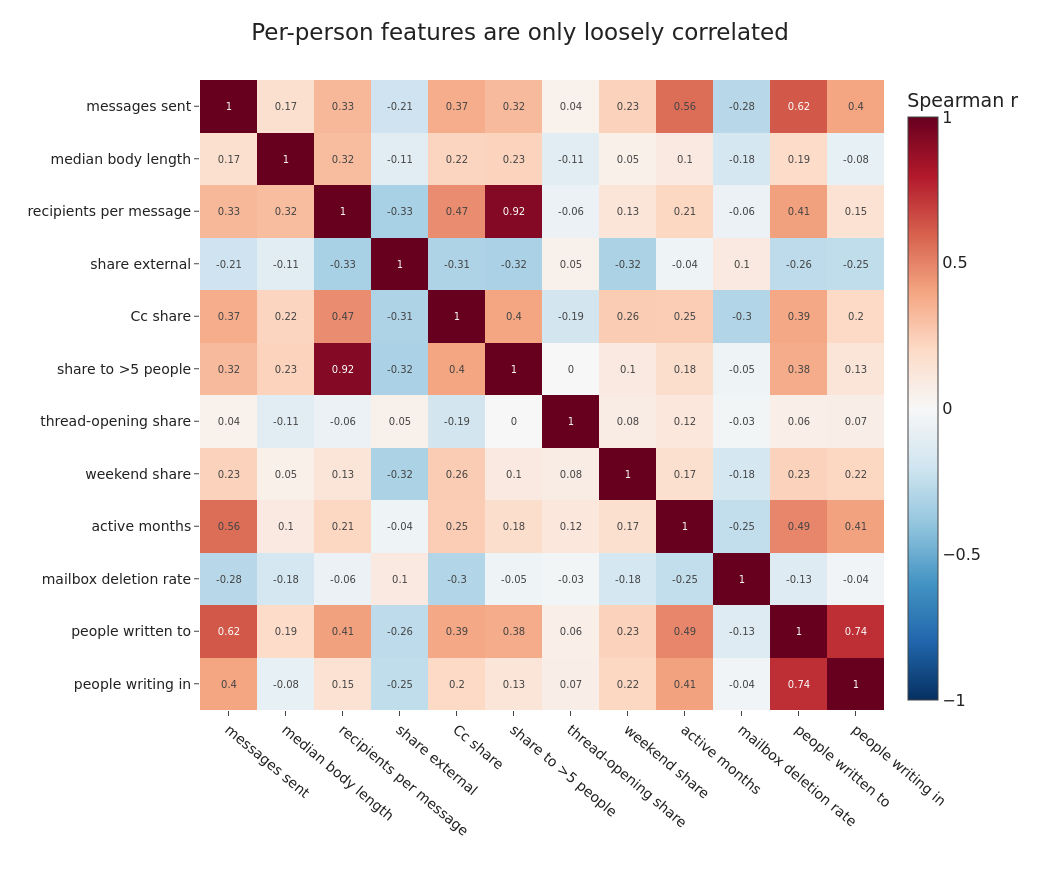

The code cell stored with this chart in its notebook:
### Markdown cell above
### The features are only loosely redundant

Before clustering, a quick look at how the twelve features co-vary. Volume,
reach and degree move together (a person who sends a lot tends to write to and
hear from many people), which is why the counts are log-scaled and standardised
rather than fed in raw. But most pairs are weakly correlated, so the vector is
not secretly one-dimensional and there is real structure for a clustering to
find.

### Code cell
corr = Fraw.rename(columns=PRETTY).corr(method="spearman")
labels = list(corr.columns)
fig = go.Figure(go.Heatmap(
    z=corr.values, x=labels, y=labels, zmin=-1, zmax=1,
    colorscale="RdBu", reversescale=True, zmid=0,
    colorbar=dict(title="Spearman r"),
    text=np.round(corr.values, 2), texttemplate="%{text}", textfont=dict(size=10)))
fig.update_layout(title="Per-person features are only loosely correlated")
fig.update_xaxes(tickangle=40); fig.update_yaxes(autorange="reversed")
save_fig(fig, "p1_feature_correlation.png", w=1040, h=880,
         margin=dict(l=200, r=80, t=80, b=170))

### Figure 1 — Plotly figure (JSON) as saved in the notebook; plotly's stock layout.template omitted (floating-point values rounded to 4 significant figures; data arrays with more than 128 entries replaced by an {"elided": "..."} marker saying what was removed)
{"data": [{"colorbar": {"title": {"text": "Spearman r"}}, "colorscale": [[0.0, "rgb(103,0,31)"], [0.1, "rgb(178,24,43)"], [0.2, "rgb(214,96,77)"], [0.3, "rgb(244,165,130)"], [0.4, "rgb(253,219,199)"], [0.5, "rgb(247,247,247)"], [0.6, "rgb(209,229,240)"], [0.7, "rgb(146,197,222)"], [0.8, "rgb(67,147,195)"], [0.9, "rgb(33,102,172)"], [1.0, "rgb(5,48,97)"]], "reversescale": true, "text": {"elided": "12x12 float values"}, "textfont": {"size": 10}, "texttemplate": "%{text}", "type": "heatmap", "x": ["messages sent", "median body length", "recipients per message", "share external", "Cc share", "share to >5 people", "thread-opening share", "weekend share", "active months", "mailbox deletion rate", "people written to", "people writing in"], "y": ["messages sent", "median body length", "recipients per message", "share external", "Cc share", "share to >5 people", "thread-opening share", "weekend share", "active months", "mailbox deletion rate", "people written to", "people writing in"], "z": {"elided": "12x12 float values"}, "zmax": 1, "zmid": 0, "zmin": -1}], "layout": {"height": 880, "margin": {"b": 170, "l": 200, "r": 80, "t": 80}, "title": {"text": "Per-person features are only loosely correlated"}, "width": 1040, "xaxis": {"tickangle": 40}, "yaxis": {"autorange": "reversed"}}}
